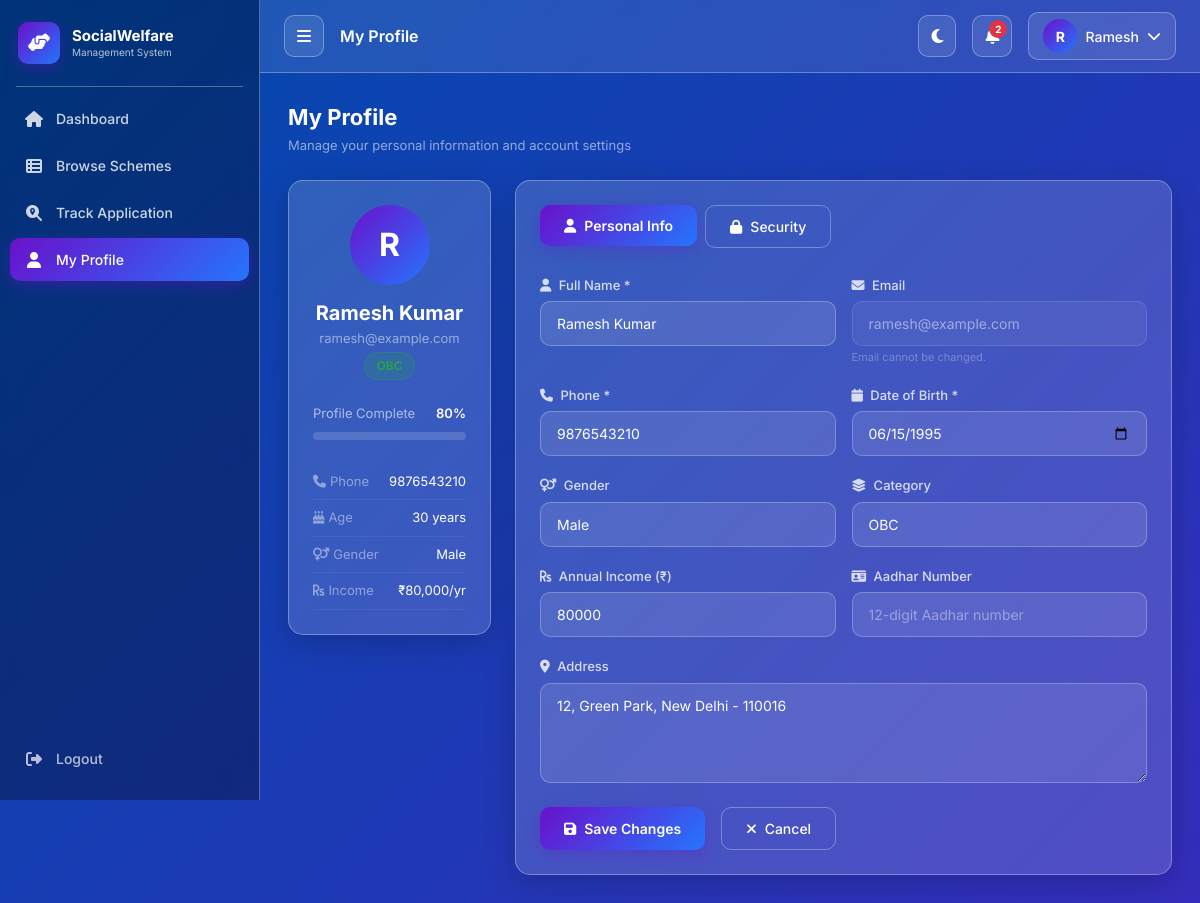
The app's page /profile.php (signed in) with its own data.
### tables this page shows
CREATE TABLE IF NOT EXISTS users (
    id INT AUTO_INCREMENT PRIMARY KEY,
    name VARCHAR(100) NOT NULL,
    email VARCHAR(150) UNIQUE NOT NULL,
    phone VARCHAR(15) NOT NULL,
    password VARCHAR(255) NOT NULL,
    dob DATE NOT NULL,
    gender ENUM('Male','Female','Other') NOT NULL,
    address TEXT,
    aadhar VARCHAR(12),
    annual_income DECIMAL(12,2) DEFAULT 0,
    category ENUM('General','OBC','SC','ST','EWS') DEFAULT 'General',
    profile_photo VARCHAR(255) DEFAULT NULL,
    role ENUM('user','admin') DEFAULT 'user',
    is_active TINYINT(1) DEFAULT 1,
    created_at TIMESTAMP DEFAULT CURRENT_TIMESTAMP,
    updated_at TIMESTAMP DEFAULT CURRENT_TIMESTAMP ON UPDATE CURRENT_TIMESTAMP
);

### includes/auth.php (called while the page is built, shortened)
<?php
function isAdmin() {
    return isset($_SESSION['role']) && $_SESSION['role'] === 'admin';
}

### profile.php (the view, shortened to what this page needs)
<?php
require_once 'includes/auth.php';
require_once 'includes/db.php';
$uid = $_SESSION['user_id'];
$fieldErrors = [];
$stmt = $conn->prepare("SELECT * FROM users WHERE id=?");
$stmt->bind_param("i", $uid);
$stmt->execute();
$user = $stmt->get_result()->fetch_assoc();
$user_age = 0;
if ($user['dob']) {
    $diff = (new DateTime())->diff(new DateTime($user['dob']));
    $user_age = $diff->y;
}
include 'includes/header.php';
?>
<div class="fade-in">
    <div class="section-header">
        <div class="section-title">
            My Profile
            <small>Manage your personal information and account settings</small>
        </div>
    </div>
    <div class="row g-4">
        <div class="col-lg-3">
            <div class="glass-card p-4 text-center">
                <div class="profile-avatar mx-auto mb-3" style="width:80px;height:80px;font-size:32px;border-radius:50%;">
                    <?= strtoupper(substr($user['name'], 0, 1)) ?>
                </div>
                <h5 style="color:#fff;font-weight:700;margin-bottom:4px;"><?= htmlspecialchars($user['name']) ?></h5>
                <p style="color:rgba(255,255,255,0.5);font-size:13px;margin-bottom:4px;"><?= htmlspecialchars($user['email']) ?></p>
                <span class="status-badge status-approved"><?= htmlspecialchars($user['category']) ?></span>
                <div class="mt-4">
                    <div class="d-flex justify-content-between mb-1">
                        <span style="font-size:13px;color:rgba(255,255,255,0.6);">Profile Complete</span>
                        <span id="profileProgressLabel" style="font-size:13px;color:#fff;font-weight:600;">0%</span>
                    </div>
                    <div class="progress-glass">
                    </div>
                </div>
                <div class="mt-4 text-start" style="font-size:13px;">
                    <?php $quick = [
                        ['fas fa-phone','Phone', $user['phone']],
                        ['fas fa-birthday-cake','Age', $user_age . ' years'],
                        ['fas fa-venus-mars','Gender', $user['gender']],
                        ['fas fa-rupee-sign','Income', '₹' . number_format($user['annual_income']) . '/yr'],
                    ]; ?>
                    <?php foreach ($quick as [$icon, $label, $val]): ?>
                    <div class="d-flex justify-content-between py-2" style="border-bottom:1px solid rgba(255,255,255,0.06);">
                        <span style="color:rgba(255,255,255,0.45);"><i class="<?= $icon ?> me-1"></i><?= $label ?></span>
                        <span style="color:#fff;"><?= htmlspecialchars($val ?: '—') ?></span>
                    </div>
                    <?php endforeach; ?>
                </div>
            </div>
        </div>
        <div class="col-lg-9">
            <div class="glass-card p-4">
                <ul class="nav mb-4 gap-2" id="profileTabs">
                    <li class="nav-item">
                        <a class="btn btn-glass active" href="#" onclick="showTab('personal', this)">
                            <i class="fas fa-user me-2"></i>Personal Info
                        </a>
                    </li>
                    <li class="nav-item">
                        <a class="btn btn-glass-outline" href="#" onclick="showTab('security', this)">
                            <i class="fas fa-lock me-2"></i>Security
                        </a>
                    </li>
                </ul>
                <form method="POST" class="form-glass" id="profileForm">
                    <div id="tab-personal">
                        <div class="row g-3">
                            <div class="col-md-6">
                                <label class="form-label"><i class="fas fa-user me-1"></i> Full Name *</label>
                                <input type="text" class="form-control <?= isset($fieldErrors['name']) ? 'is-invalid' : '' ?>" name="name"
                                    value="<?= htmlspecialchars($user['name']) ?>" required>
                            </div>
                            <div class="col-md-6">
                                <label class="form-label"><i class="fas fa-envelope me-1"></i> Email</label>
                                <input type="email" class="form-control" value="<?= htmlspecialchars($user['email']) ?>" disabled
                                    style="opacity:0.5;cursor:not-allowed;">
                                <div style="font-size:11px;color:rgba(255,255,255,0.3);margin-top:3px;">Email cannot be changed.</div>
                            </div>
                            <div class="col-md-6">
                                <label class="form-label"><i class="fas fa-phone me-1"></i> Phone *</label>
                                <input type="text" class="form-control <?= isset($fieldErrors['phone']) ? 'is-invalid' : '' ?>" name="phone"
                                    value="<?= htmlspecialchars($user['phone']) ?>" inputmode="numeric" maxlength="10" pattern="[6-9][0-9]{9}" required>
                            </div>
                            <div class="col-md-6">
                                <label class="form-label"><i class="fas fa-calendar me-1"></i> Date of Birth *</label>
                                <input type="date" class="form-control <?= isset($fieldErrors['dob']) ? 'is-invalid' : '' ?>" name="dob"
                                    value="<?= htmlspecialchars($user['dob']) ?>"
                                    max="<?= date('Y-m-d') ?>" required>
                            </div>
                            <div class="col-md-6">
                                <label class="form-label"><i class="fas fa-venus-mars me-1"></i> Gender</label>
                                <select class="form-select" name="gender">
                                    <?php foreach (['Male','Female','Other'] as $g): ?>
                                    <option value="<?= $g ?>" <?= $user['gender'] === $g ? 'selected' : '' ?>><?= $g ?></option>
                                    <?php endforeach; ?>
                                </select>
                            </div>
                            <div class="col-md-6">
                                <label class="form-label"><i class="fas fa-layer-group me-1"></i> Category</label>
                                <select class="form-select" name="category">
                                    <?php foreach (['General','OBC','SC','ST','EWS'] as $cat): ?>
                                    <option value="<?= $cat ?>" <?= $user['category'] === $cat ? 'selected' : '' ?>><?= $cat ?></option>
                                    <?php endforeach; ?>
                                </select>
                            </div>
                            <div class="col-md-6">
                                <label class="form-label"><i class="fas fa-rupee-sign me-1"></i> Annual Income (₹)</label>
                                <input type="number" class="form-control <?= isset($fieldErrors['annual_income']) ? 'is-invalid' : '' ?>" name="annual_income"
                                    value="<?= (int)$user['annual_income'] ?>" min="50000" step="1" required>
                            </div>
                            <div class="col-md-6">
                                <label class="form-label"><i class="fas fa-id-card me-1"></i> Aadhar Number</label>
                                <input type="text" class="form-control <?= isset($fieldErrors['aadhar']) ? 'is-invalid' : '' ?>" name="aadhar"
                                    value="<?= htmlspecialchars($user['aadhar'] ?? '') ?>"
                                    maxlength="12" placeholder="12-digit Aadhar number">
                            </div>
                            <div class="col-12">
                                <label class="form-label"><i class="fas fa-map-marker-alt me-1"></i> Address</label>
                                <textarea class="form-control <?= isset($fieldErrors['address']) ? 'is-invalid' : '' ?>" name="address" rows="3" minlength="10" required
                                    placeholder="Your complete address (min 10 characters)"><?= htmlspecialchars($user['address'] ?? '') ?></textarea>
                            </div>
                        </div>
                    </div>
                    <div class="mt-4 d-flex gap-3 flex-wrap">
                        <button type="submit" class="btn btn-glass">
                            <i class="fas fa-save me-2"></i>Save Changes
                        </button>
                        <a href="<?= isAdmin() ? 'admin_portal.php' : 'dashboard.php' ?>" class="btn btn-glass-outline">
                            <i class="fas fa-times me-2"></i>Cancel
                        </a>
                    </div>
                </form>
            </div>
        </div>
    </div>
</div>
<?php include 'includes/footer.php'; ?>

### assets/css/style.css (style rules this page uses)
:root { --primary: #004aad; --purple: #6a11cb; --blue: #2575fc; --success: #28a745; --danger: #dc3545; --warning: #ffc107; --info: #17a2b8; --gradient: linear-gradient(135deg, #004aad, #6a11cb, #2575fc); --gradient-btn: linear-gradient(135deg, #6a11cb, #2575fc); --glass-bg: rgba(255, 255, 255, 0.15); --glass-border: rgba(255, 255, 255, 0.3); --glass-shadow: 0 8px 32px rgba(0, 0, 0, 0.2); --blur: blur(15px); --sidebar-width: 260px; --sidebar-collapsed: 70px; --transition: 0.3s ease; --radius: 15px; --font: 'Inter', sans-serif; }
* { box-sizing: border-box; margin: 0; padding: 0; }
body { font-family: var(--font); min-height: 100vh; overflow-x: hidden; color: #fff; position: relative; }
.glass-card { background: var(--glass-bg); backdrop-filter: var(--blur); -webkit-backdrop-filter: var(--blur); border: 1px solid var(--glass-border); border-radius: var(--radius); box-shadow: var(--glass-shadow); transition: transform var(--transition), box-shadow var(--transition); }
.profile-avatar { width: 34px; height: 34px; border-radius: 50%; background: var(--gradient-btn); display: flex; align-items: center; justify-content: center; font-weight: 700; font-size: 14px; color: #fff; }
.btn-glass { background: var(--gradient-btn); color: #fff; border: none; border-radius: 10px; padding: 10px 24px; font-weight: 600; font-size: 14px; position: relative; overflow: hidden; transition: all var(--transition); box-shadow: 0 4px 15px rgba(106, 17, 203, 0.3); }
.btn-glass::before { content: ''; position: absolute; inset: 0; background: rgba(255,255,255,0); transition: background var(--transition); }
.btn-glass-outline { background: transparent; border: 1px solid var(--glass-border); color: #fff; border-radius: 10px; padding: 10px 24px; font-weight: 500; font-size: 14px; transition: all var(--transition); }
.form-glass .form-label { color: rgba(255,255,255,0.8); font-size: 13px; font-weight: 500; margin-bottom: 6px; }
.form-glass .form-control, .form-glass .form-select { background: rgba(255,255,255,0.1); border: 1px solid rgba(255,255,255,0.25); border-radius: 10px; color: #fff; padding: 11px 16px; font-size: 14px; transition: all var(--transition); }
.form-glass .form-control::placeholder { color: rgba(255,255,255,0.4); }
.form-glass select option { background: #1a0533; color: #fff; }
.form-glass textarea { resize: vertical; min-height: 100px; }
.status-badge { display: inline-flex; align-items: center; gap: 5px; padding: 4px 12px; border-radius: 20px; font-size: 12px; font-weight: 600; text-transform: capitalize; }
.status-approved { background: rgba(40, 167, 69, 0.2); color: #28a745; border: 1px solid rgba(40,167,69,0.3); }
.progress-glass { height: 8px; background: rgba(255,255,255,0.15); border-radius: 10px; overflow: hidden; margin-top: 8px; }
.section-header { display: flex; align-items: center; justify-content: space-between; margin-bottom: 24px; }
.section-title { font-size: 22px; font-weight: 700; color: #fff; }
.section-title small { display: block; font-size: 13px; font-weight: 400; color: rgba(255,255,255,0.55); margin-top: 2px; }
.fade-in { animation: fadeIn 0.5s ease forwards; }

### records on screen
users: name "R", name "Ramesh Kumar", email "ramesh@example.com", category "OBC", phone "9876543210", dob "06/15/1995", gender "Male", annual_income "80000", address "12, Green Park, New Delhi - 110016"

### other values on screen
$page_title "My Profile"
$notif_count "2"
$avatar_char "R"
explode(' ', $_SESSION['name'])[0] "Ramesh"
$label "Phone"
$val ?: '—' "9876543210"
$label "Age"
$val ?: '—' "30 years"
$label "Gender"
$val ?: '—' "Male"
$label "Income"
$val ?: '—' "₹80,000/yr"
